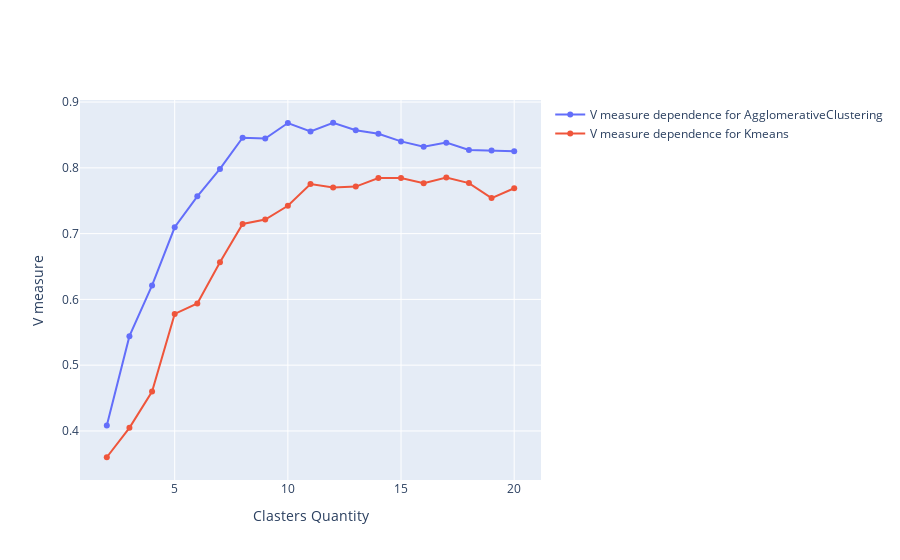

Notebook code cell kept with this figure:
### Code cell
fig = go.Figure()

fig.add_trace(go.Scatter(
    x=list(range(2, 21)),
    y=agglomerative_v_measure,
    name='V measure dependence for AgglomerativeClustering'
))

fig.add_trace(go.Scatter(
    x=list(range(2, 21)),
    y=kmeans_v_measure,
    name='V measure dependence for Kmeans'
))

fig.update_layout(
    xaxis_title='Clasters Quantity',
    yaxis_title='V measure',
)

fig.show()

### Figure 1 — Plotly figure (JSON) as saved in the notebook; plotly's stock layout.template omitted (floating-point values rounded to 4 significant figures)
{"data": [{"name": "V measure dependence for AgglomerativeClustering", "type": "scatter", "x": [2, 3, 4, 5, 6, 7, 8, 9, 10, 11, 12, 13, 14, 15, 16, 17, 18, 19, 20], "y": [0.4082, 0.5441, 0.6212, 0.7097, 0.7567, 0.7983, 0.8458, 0.8447, 0.8682, 0.8554, 0.8685, 0.8572, 0.8517, 0.8402, 0.8321, 0.8383, 0.8271, 0.8263, 0.8251]}, {"name": "V measure dependence for Kmeans", "type": "scatter", "x": [2, 3, 4, 5, 6, 7, 8, 9, 10, 11, 12, 13, 14, 15, 16, 17, 18, 19, 20], "y": [0.36, 0.4047, 0.4599, 0.5779, 0.5939, 0.6564, 0.7147, 0.7214, 0.7424, 0.7754, 0.7699, 0.7715, 0.7844, 0.7844, 0.7765, 0.7853, 0.7768, 0.7541, 0.769]}], "layout": {"xaxis": {"title": {"text": "Clasters Quantity"}}, "yaxis": {"title": {"text": "V measure"}}}}
